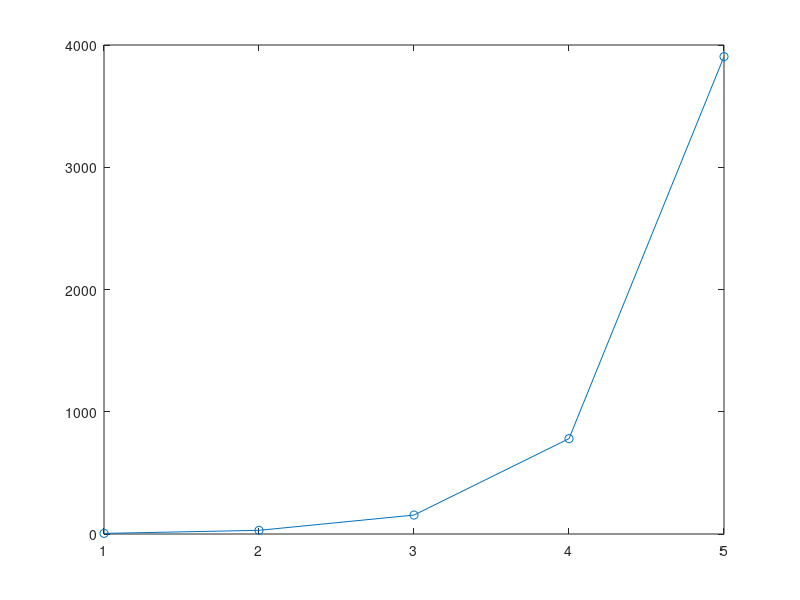

This figure's MATLAB source:
a=input('enter the starting value');
r=input('the common ratio between terms');
n=input('enter the number of terms');
y=zeros(n,1);
t=0;
for k=1:n
    t=t+a*(r^(k-1));
    y(k)=t;
end
fprintf('the answer is %d',t);
z=1:n;
plot(z,y,'-o');